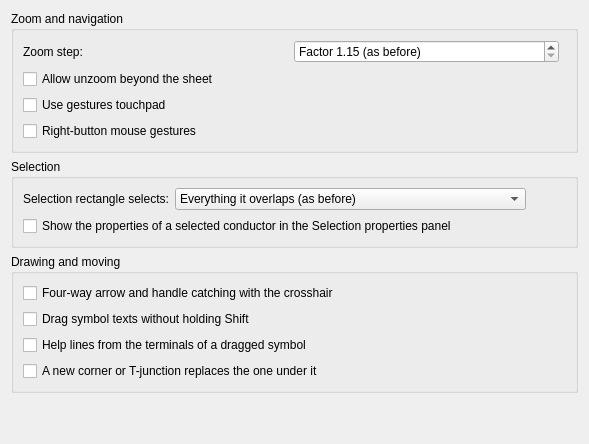
     <widget class="QWidget" name="m_input_tab">
      <attribute name="title">
       <string>Mouse and input</string>
      </attribute>
      <layout class="QVBoxLayout" name="m_input_tab_layout">
       <item>
        <widget class="QGroupBox" name="m_zoom_navigation_gb">
         <property name="title">
          <string>Zoom and navigation</string>
         </property>
         <layout class="QVBoxLayout" name="m_zoom_navigation_gb_layout">
          <item>
           <layout class="QHBoxLayout" name="m_zoom_step_layout">
            <item>
             <widget class="QLabel" name="m_zoom_step_label">
              <property name="text">
               <string>Zoom step:</string>
              </property>
              <property name="buddy">
               <cstring>m_zoom_step_sb</cstring>
              </property>
             </widget>
            </item>
            <item>
             <widget class="QSpinBox" name="m_zoom_step_sb">
              <property name="minimumSize">
               <size>
                <width>120</width>
                <height>0</height>
               </size>
              </property>
              <property name="toolTip">
               <string>How far the mouse wheel, Ctrl++ / Ctrl+- and the zoom buttons zoom at a time, in percent of the zoom shown, rounded to whole fives: with 10 %, 100 % goes to 110 %, 120 %, 130 % and 400 % to 440 %. Alt with the mouse wheel zooms four steps at a time.</string>
              </property>
              <property name="specialValueText">
               <string>Factor 1.15 (as before)</string>
              </property>
              <property name="suffix">
               <string> %</string>
              </property>
              <property name="maximum">
               <number>100</number>
              </property>
             </widget>
            </item>
            <item>
             <spacer name="m_zoom_step_spacer">
              <property name="orientation">
               <enum>Qt::Horizontal</enum>
              </property>
             </spacer>
            </item>
           </layout>
          </item>
          <item>
           <widget class="QCheckBox" name="m_zoom_out_beyond_folio">
            <property name="text">
             <string>Allow unzoom beyond the sheet</string>
            </property>
           </widget>
          </item>
          <item>
           <widget class="QCheckBox" name="m_use_gesture_trackpad">
            <property name="text">
             <string>Use gestures touchpad</string>
            </property>
           </widget>
          </item>
          <item>
           <widget class="QCheckBox" name="m_mouse_gestures_cb">
            <property name="toolTip">
             <string>Holding the right button and dragging in a direction launches a shortcut bar command. A simple right-click still opens the context menu, on button release.</string>
            </property>
            <property name="text">
             <string>Right-button mouse gestures</string>
            </property>
           </widget>
          </item>
         </layout>
        </widget>
       </item>
       <item>
        <widget class="QGroupBox" name="m_selection_gb">
         <property name="title">
          <string>Selection</string>
         </property>
         <layout class="QVBoxLayout" name="m_selection_gb_layout">
          <item>
           <layout class="QHBoxLayout" name="m_selection_rectangle_layout">
            <item>
             <widget class="QLabel" name="m_selection_rectangle_label">
              <property name="text">
               <string>Selection rectangle selects:</string>
              </property>
              <property name="buddy">
               <cstring>m_selection_rectangle_cb</cstring>
              </property>
             </widget>
            </item>
            <item>
             <widget class="QComboBox" name="m_selection_rectangle_cb">
              <item>
               <property name="text">
                <string>Everything it overlaps (as before)</string>
               </property>
              </item>
              <item>
               <property name="text">
                <string>What lies wholly within it</string>
               </property>
              </item>
              <item>
               <property name="text">
                <string>By direction: wholly within to the right, overlapped to the left</string>
               </property>
              </item>
             </widget>
            </item>
            <item>
             <spacer name="m_selection_rectangle_spacer">
              <property name="orientation">
               <enum>Qt::Horizontal</enum>
              </property>
              <property name="sizeHint" stdset="0">
               <size>
                <width>40</width>
                <height>20</height>
               </size>
              </property>
             </spacer>
            </item>
           </layout>
          </item>
          <item>
           <widget class="QCheckBox" name="m_conductor_properties_panel">
            <property name="text">
             <string>Show the properties of a selected conductor in the Selection properties panel</string>
            </property>
           </widget>
          </item>
         </layout>
        </widget>
       </item>
       <item>
        <widget class="QGroupBox" name="m_drawing_moving_gb">
         <property name="title">
          <string>Drawing and moving</string>
         </property>
         <layout class="QVBoxLayout" name="m_drawing_moving_gb_layout">
          <item>
           <widget class="QCheckBox" name="m_pointer_aids_cb">
            <property name="toolTip">
             <string>A four-way arrow over what a drag moves; with the crosshair, the pointer jumps with it from grid point to grid point, and a handle within 12 pixels catches it and the click. Unticked: the system pointer, and handles are grabbed under the mouse only.</string>
            </property>
            <property name="text">
             <string>Four-way arrow and handle catching with the crosshair</string>
            </property>
           </widget>
          </item>
          <item>
           <widget class="QCheckBox" name="m_drag_texts_without_shift_cb">
            <property name="toolTip">
             <string>Dragging a symbol's text moves the text alone, and Shift+drag moves the symbol, as before version 0.100. Unticked by default: dragging a text moves its symbol, Shift+drag moves the text.</string>
            </property>
            <property name="text">
             <string>Drag symbol texts without holding Shift</string>
            </property>
           </widget>
          </item>
          <item>
           <widget class="QCheckBox" name="m_terminal_help_lines_cb">
            <property name="toolTip">
             <string>While a symbol is placed or dragged, a shaded line runs from each of its terminals to the terminal in line with it. Ticked by default.</string>
            </property>
            <property name="text">
             <string>Help lines from the terminals of a dragged symbol</string>
            </property>
           </widget>
          </item>
          <item>
           <widget class="QCheckBox" name="m_junction_replaces_cb">
            <property name="toolTip">
             <string>A corner or T-junction placed where one already stands takes its place, and its wires go to the new one. Unticked by default: both stay.</string>
            </property>
            <property name="text">
             <string>A new corner or T-junction replaces the one under it</string>
            </property>
           </widget>
          </item>
         </layout>
        </widget>
       </item>
       <item>
        <spacer name="m_input_tab_spacer">
         <property name="orientation">
          <enum>Qt::Vertical</enum>
         </property>
         <property name="sizeHint" stdset="0">
          <size>
           <width>20</width>
           <height>40</height>
          </size>
         </property>
        </spacer>
       </item>
      </layout>
     </widget>
